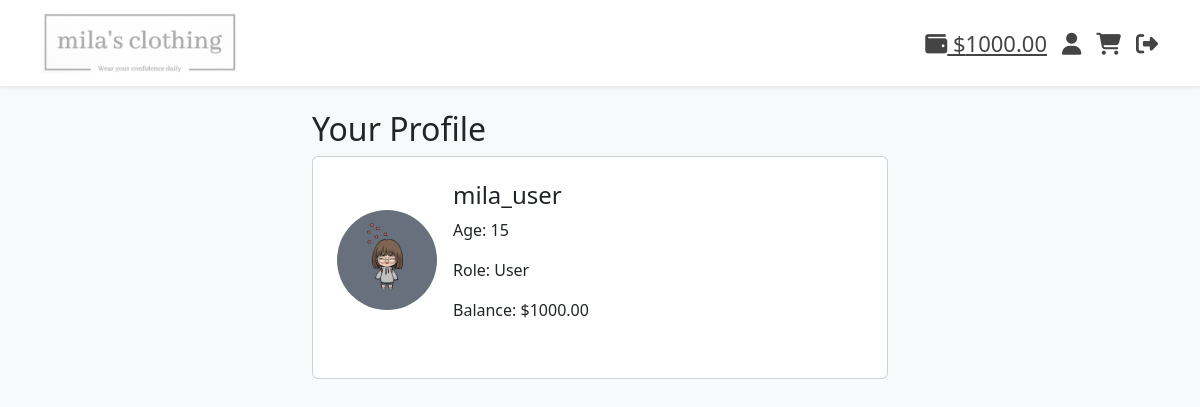
The page /profile (signed in) on the database its author committed.
### app.py (models this page shows)
class User(db.Model):
    id = db.Column(db.Integer, primary_key=True)
    username = db.Column(db.String(80), unique=True, nullable=False)
    password = db.Column(db.String(100), nullable=False)
    age = db.Column(db.Integer)
    profile_pic = db.Column(db.String(200), default="")
    is_admin = db.Column(db.Boolean, default=False)
    balance = db.Column(db.Float, default=1000.0)
    orders = db.relationship('Order', backref='user', lazy=True)

### app.py (the view)
@app.route("/profile")
def profile():
    user = current_user()
    if not user:
        flash("Please login first", "warning")
        return redirect(url_for("login"))
    return render_template("profile.html", user=user)

### app.py (called while the page is built)
def current_user():
    if "user_id" in session:
        return User.query.get(session["user_id"])
    return None

### templates/profile.html (shortened to what this page needs)
{% extends 'base.html' %}
{% block content %}
<div class="container mt-4" style="max-width: 600px;">
    <h2>Your Profile</h2>
    <div class="card p-4">
        <div class="d-flex align-items-center mb-3">
            {% if user.profile_pic %}
                <img src="{{ url_for('static', filename=user.profile_pic.replace('static/', '') ) }}" alt="Profile Picture" class="rounded-circle me-3" width="100" height="100" />
            {% else %}
                <i class="fa-solid fa-user fa-5x text-secondary me-3"></i>
            {% endif %}
            <div>
                <h4>{{ user.username }}</h4>
                <p>Age: {{ user.age }}</p>
                <p>Role: {{ 'Admin' if user.is_admin else 'User' }}</p>
                <p>Balance: ${{ "%.2f"|format(user.balance) }}</p>
            </div>
        </div>
    </div>
</div>
{% endblock %}

### templates/base.html (shortened to what this page needs)
<!DOCTYPE html>
<html lang="en">
<head>
    <link href="https://cdn.jsdelivr.net/npm/bootstrap@5.3.0/dist/css/bootstrap.min.css" rel="stylesheet" />
    <link href="https://cdnjs.cloudflare.com/ajax/libs/font-awesome/6.5.0/css/all.min.css" rel="stylesheet" />
</head>
<body class="bg-light pb-5">
  <nav class="navbar navbar-light bg-white shadow-sm">
      <div class="container d-flex justify-content-between align-items-center">
          <a class="navbar-brand" href="{{ url_for('home') }}">
              <img src="{{ url_for('static', filename='logo.png') }}" alt="Logo" style="height: 60px;" />
          </a>
          <div class="header-icons">
              {% if user %}
                  <a href="{{ url_for('wallet') }}" class="nav-icon" title="Wallet">
                      <i class="fa-solid fa-wallet"></i> ${{ "%.2f"|format(user.balance) }}
                  </a>
                  <a href="{{ url_for('profile') }}" class="nav-icon" title="Profile">
                      <i class="fa-solid fa-user"></i>
                  </a>
                  <a href="{{ url_for('cart') }}" class="nav-icon" title="Cart">
                      <i class="fa-solid fa-cart-shopping"></i>
                  </a>
                  <a href="{{ url_for('logout') }}" class="nav-icon" title="Logout">
                      <i class="fa-solid fa-right-from-bracket"></i>
                  </a>
              {% else %}
                  <div class="d-flex gap-2">
                    <a href="{{ url_for('login') }}" class="btn btn-outline-dark">Login</a>
                    <a href="{{ url_for('register') }}" class="btn btn-outline-dark">Register</a>
                  </div>
              {% endif %}
          </div>
      </div>
  </nav>
    {% block content %}
    {% endblock %}
</body>
</html>

### templates/base.html (style rules this page uses)
.nav-icon { font-size: 22px; margin-left: 15px; color: #444; cursor: pointer; }
.header-icons { display: flex; align-items: center; }

### templates/profile.html (style rules this page uses)
.nav-icon { font-size: 22px; margin-left: 15px; color: #444; }

### rows shown on the page
User: balance "1000.00", profile_pic (placeholder picture), username "mila_user", age "15", is_admin "User"
